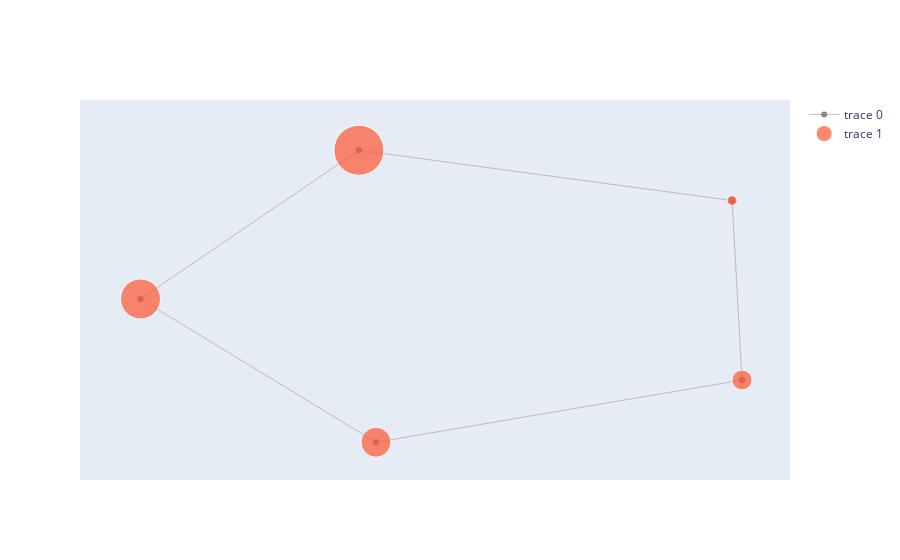

The notebook cell this image was saved under:
### Markdown cell above
*On va essayer de visualiser chaque graphe avec networkx et plotly*

### Code cell
# Exemple de visualisation qui pourrait être utilisée avec le graphe permettant de cartographier les expertises de recherche

import networkx as nx
import plotly.graph_objects as go

# Create a NetworkX graph
G = nx.Graph()
G.add_nodes_from([1, 2, 3, 4, 5])

# Add edges
G.add_edges_from([(1, 2), (2, 3), (3, 4), (4, 5), (5, 1)])

# Define node sizes (you can replace this with your desired sizes)
node_sizes = [10, 20, 30, 40, 50]

# Create a Plotly figure
fig = go.Figure()

# Add nodes and edges to the Plotly figure
pos = nx.spring_layout(G)  # You can use a different layout algorithm
edge_trace = go.Scatter(x=[], y=[], line={'width': 0.5, 'color': '#888'})
for edge in G.edges():
    x0, y0 = pos[edge[0]]
    x1, y1 = pos[edge[1]]
    edge_trace['x'] += (x0, x1, None)
    edge_trace['y'] += (y0, y1, None)

node_trace = go.Scatter(
    x=[], y=[], text=[], mode='markers+text', hoverinfo='text',
    marker={'size': node_sizes, 'color': '#FF5733'}
)
for node in G.nodes():
    x, y = pos[node]
    node_trace['x'] += (x,)
    node_trace['y'] += (y,)

fig.add_trace(edge_trace)
fig.add_trace(node_trace)

# Customize layout to hide grid and remove axis
fig.update_layout(
    xaxis_visible=False,  # Hide x-axis
    yaxis_visible=False  # Hide y-axis
)

# Show the Plotly figure
fig.show()

### Figure 1 — Plotly figure (JSON) as saved in the notebook; plotly's stock layout.template omitted (floating-point values rounded to 4 significant figures)
{"data": [{"line": {"color": "#888", "width": 0.5}, "type": "scatter", "x": [0.7961, 0.826, null, 0.7961, -0.3369, null, 0.826, -0.2851, null, -0.2851, -1, null, -1, -0.3369, null], "y": [0.6188, -0.5643, null, 0.6188, 0.9502, null, -0.5643, -0.9745, null, -0.9745, -0.03014, null, -0.03014, 0.9502, null]}, {"hoverinfo": "text", "marker": {"color": "#FF5733", "size": [10, 20, 30, 40, 50]}, "mode": "markers+text", "text": [], "type": "scatter", "x": [0.7961, 0.826, -0.2851, -1, -0.3369], "y": [0.6188, -0.5643, -0.9745, -0.03014, 0.9502]}], "layout": {"xaxis": {"visible": false}, "yaxis": {"visible": false}}}
